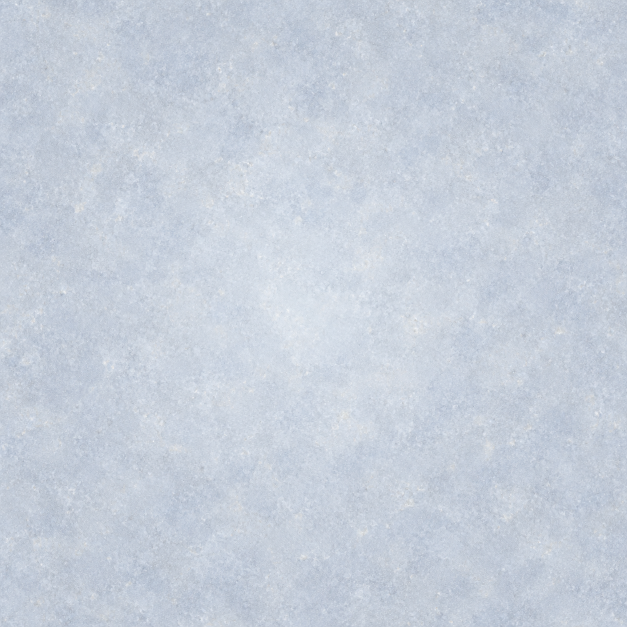
#> input picture Assets/GameplaySource/ceramic.png, 1254 x 1254 px (shown at 1/2 size)
$ python generate_gameplay_sprites.py
#> lines starting #> are read from the running program, lines starting #| are printed output that depends on the picture
#> in generate, texture is the input picture: PIL image 1254x1254 RGB; mean R, G, B 198.3, 206.6, 218.4
#!/usr/bin/env python3
"""Create Spherail's original board art from an original ceramic texture.

The image generator supplied only the neutral material swatch. All silhouettes,
colours, lighting, symbols, and damaged states below are drawn by this script.
No scaffold pixel data is used.
"""
from __future__ import annotations

import math
from pathlib import Path

from PIL import Image, ImageDraw


ROOT = Path(__file__).resolve().parents[1]
TEXTURE = ROOT / 'Assets' / 'GameplaySource' / 'ceramic.png'
OUTPUT = ROOT / 'Assets' / 'Gameplay'
S = 4
COLORS = (
    (157, 177, 194),  # pearl
    (250, 121, 52),   # amber
    (43, 138, 231),   # azure
    (50, 184, 117),   # jade
    (247, 219, 30),   # gold
)


def mix(a, b, t):
    return tuple(round(a[i] * (1 - t) + b[i] * t) for i in range(3))


def rgba(c, alpha=255):
    return (*c, alpha)


def box(draw, xy, **kwargs):
    draw.rectangle(tuple(round(v * S) for v in xy), **kwargs)


def roundbox(draw, xy, radius, **kwargs):
    draw.rounded_rectangle(tuple(round(v * S) for v in xy), radius=radius*S, **kwargs)


def ellipse(draw, xy, **kwargs):
    draw.ellipse(tuple(round(v*S) for v in xy), **kwargs)


def polygon(draw, points, **kwargs):
    draw.polygon([(round(x*S), round(y*S)) for x, y in points], **kwargs)


def line(draw, points, **kwargs):
    draw.line([(round(x*S), round(y*S)) for x, y in points], **kwargs)


def finish(image, size=32):
    return image.resize((size, size), Image.Resampling.LANCZOS)


def ceramic(texture):
    # One repeated cell. Keep the material faint so level objects read at 32px.
    grain = texture.resize((32*S, 32*S), Image.Resampling.LANCZOS).convert('RGB')
    base = Image.new('RGB', grain.size, (212, 219, 231))
    base = Image.blend(base, grain, 0.19).convert('RGBA')
#> base: PIL image 128x128 RGBA
    shine = Image.new('RGBA', base.size, (0, 0, 0, 0))
#> shine: PIL image 128x128 RGBA; every value is 0
    d = ImageDraw.Draw(shine)
    box(d, (0, 0, 31, 31), outline=(137, 157, 177, 210), width=S)
    line(d, [(1, 1), (30, 1), (30, 2)], fill=(252, 252, 247, 170), width=S)
    line(d, [(1, 1), (1, 30)], fill=(252, 252, 247, 160), width=S)
    line(d, [(1, 30), (30, 30), (30, 2)], fill=(122, 145, 167, 100), width=S)
    base.alpha_composite(shine)
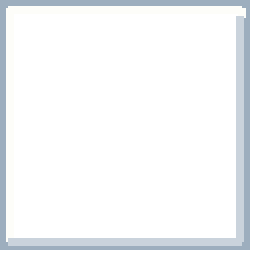
#> shine: PIL image 128x128 RGBA (shown 2 times larger); mean R, G, B, A 32.4, 35.3, 37.9, 32.2; transparent parts drawn white
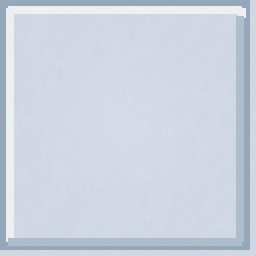
#> base: PIL image 128x128 RGBA (shown 2 times larger); mean R, G, B, A 203.8, 212, 224.1, 255
    return base


def wall(floor, color):
    im = floor.copy()
    d = ImageDraw.Draw(im)
    dark = mix(color, (20, 48, 62), 0.48)
    light = mix(color, (255, 249, 223), 0.52)
    roundbox(d, (1.5, 1.5, 30.5, 30.5), 3, fill=rgba(dark), outline=(38, 82, 94, 255), width=S)
    roundbox(d, (3, 3, 28.5, 28.5), 2.5, fill=rgba(mix(color, (220, 232, 238), 0.42)), outline=rgba(light), width=S)
    roundbox(d, (5, 5, 26.5, 26.5), 1.7, fill=rgba(mix(color, (239, 241, 231), 0.32)))
    line(d, [(6, 6), (25, 6)], fill=(255, 255, 246, 145), width=S)
    line(d, [(26, 7), (26, 25), (7, 26)], fill=rgba(dark, 100), width=S)
    return im


def key_wall(floor, color):
    # Keep the colour wall intact; a dark V identifies a closed switch wall.
    im = wall(floor, color)
    d = ImageDraw.Draw(im)
    line(d, [(10, 9), (16, 22), (22, 9)], fill=(23, 53, 60, 255), width=2*S, joint='curve')
    return im


def entrypoint(floor):
    im = floor.copy()
    d = ImageDraw.Draw(im)
    # An octagonal emitter, distinct from the original four-dot source image.
    polygon(d, [(12, 4), (20, 4), (28, 12), (28, 20), (20, 28),
                (12, 28), (4, 20), (4, 12)], fill=(38, 94, 105), outline=None)
    polygon(d, [(12, 6), (20, 6), (26, 12), (26, 20), (20, 26),
                (12, 26), (6, 20), (6, 12)], fill=(231, 195, 134))
    ellipse(d, (10, 10, 22, 22), fill=(20, 56, 66), outline=(255, 244, 210), width=S)
    polygon(d, [(16, 9), (20, 16), (16, 14), (12, 16)], fill=(255, 177, 112))
    return im


def hole(floor, color):
    im = Image.new('RGBA', (64*S, 64*S))
    for y in (0, 1):
        for x in (0, 1):
            im.paste(floor, (x*32*S, y*32*S))
    d = ImageDraw.Draw(im)
    dark = mix(color, (12, 43, 54), 0.6)
    light = mix(color, (255, 242, 202), 0.44)
    polygon(d, [(19, 4), (45, 4), (60, 19), (60, 45), (45, 60),
                (19, 60), (4, 45), (4, 19)], fill=rgba(dark), outline=None)
    polygon(d, [(20, 7), (44, 7), (57, 20), (57, 44), (44, 57),
                (20, 57), (7, 44), (7, 20)], fill=rgba(mix(color, (215, 225, 224), 0.53)))
    ellipse(d, (12, 12, 52, 52), fill=rgba(light), outline=rgba((249, 244, 217)), width=2*S)
    ellipse(d, (17, 17, 47, 47), fill=(19, 59, 69), outline=rgba(dark), width=3*S)
    ellipse(d, (21, 21, 43, 43), fill=(5, 19, 29), outline=(95, 130, 132), width=S)
    for x, y in ((17, 12), (47, 12), (52, 47), (12, 47)):
        ellipse(d, (x-1, y-1, x+1, y+1), fill=(35, 79, 85))
    reflection = Image.new('RGBA', im.size, (0, 0, 0, 0))
    ellipse(ImageDraw.Draw(reflection), (24, 23, 36, 29), fill=(76, 113, 116, 105))
    im.alpha_composite(reflection)
    return im


def ball(color):
    size = 128
    im = Image.new('RGBA', (size, size), (0, 0, 0, 0))
    pixels = im.load()
    # Keep the neutral ball pearly; coloured balls retain their hue through
    # both the lit and shaded parts after the game shrinks them to 20px.
    neutral = color == COLORS[0]
    hi = mix(color, (255, 250, 226), 0.72 if neutral else 0.10)
    deep = mix(color, (7, 36, 56), 0.7 if neutral else 0.48)
    for y in range(size):
        for x in range(size):
            dx = (x-63.5)/57
            dy = (y-63.5)/57
            dist = math.hypot(dx, dy)
            if dist > 1.05:
                continue
            alpha = round(255*max(0, min(1, (1.05-dist)*12)))
            light = max(0, 1 - math.hypot(dx+0.34, dy+0.43)/1.4)
            shade = max(0, min(1, 0.45 + light*0.68 - dist*0.24 + dy*-0.09))
            c = mix(deep, hi, shade)
            if 0.88 < dist < 1.0:
                c = mix(c, deep, 0.7)
            pixels[x, y] = rgba(c, alpha)
    reflection = Image.new('RGBA', im.size, (0, 0, 0, 0))
    d = ImageDraw.Draw(reflection)
    d.ellipse((34, 21, 76, 49), fill=(255, 255, 242, 50 if neutral else 30))
    d.arc((9, 9, 117, 117), 203, 314,
          fill=rgba(mix(color, (255, 248, 213), 0.55), 200), width=5)
    im.alpha_composite(reflection)
    return im


def brick(color, stage):
    # Damage stages share a newly drawn, beveled enamel block silhouette.
    im = Image.new('RGBA', (128, 128), (0, 0, 0, 0))
    d = ImageDraw.Draw(im)
    shadow = mix(color, (17, 49, 60), 0.57)
    mid = mix(color, (222, 227, 217), 0.13)
    lit = mix(color, (255, 243, 210), 0.44)
    roundbox(d, (0.5, 0.5, 31.5, 31.5), 2.6, fill=rgba(shadow))
    roundbox(d, (2, 2, 29, 29), 1.8, fill=rgba(mid), outline=rgba(lit), width=S)
    roundbox(d, (5, 5, 26, 25.5), 1.1, fill=rgba(mix(mid, lit, 0.21)))
    line(d, [(5, 5), (26, 5)], fill=(255, 255, 234, 125), width=S)
    # Even the untouched brick has one dark fracture, so it cannot be mistaken
    # for a colour wall; later damage adds branches and widens the seam.
    cracks = [
        [(10, 1), (13, 7), (10, 12), (17, 17), (14, 23), (21, 31)],
        [(29, 11), (23, 14), (17, 17)],
        [(3, 23), (9, 20), (14, 23)],
    ]
    crack_highlight = Image.new('RGBA', im.size, (0, 0, 0, 0))
    highlight_draw = ImageDraw.Draw(crack_highlight)
    for path in cracks[:stage + 1]:
        line(d, path, fill=rgba(mix(shadow, (8, 29, 37), 0.62)),
             width=round((1.5 if stage == 0 else 1.8 + stage * 0.2)*S), joint='curve')
        offset = [(x+0.8, y+0.6) for x, y in path]
        line(highlight_draw, offset, fill=rgba(lit, 205), width=S//2, joint='curve')
    im.alpha_composite(crack_highlight)
    if stage == 2:
        polygon(d, [(0, 0), (8, 0), (4, 4), (0, 7)], fill=(0, 0, 0, 0))
        polygon(d, [(32, 22), (32, 32), (24, 32), (29, 27)], fill=(0, 0, 0, 0))
    return im


def one_way(floor, color, direction):
    im = floor.copy()
    d = ImageDraw.Draw(im)
    rim = mix(color, (16, 54, 65), 0.49)
    roundbox(d, (2, 2, 30, 30), 4, fill=rgba(mix(color, (227, 231, 225), 0.62)),
             outline=rgba(rim), width=S)
    # Symmetric gate rails; arrow rotation is the only direction-specific art.
    box(d, (3, 3, 29, 6), fill=rgba(color))
    box(d, (3, 26, 29, 29), fill=rgba(color))
    arrow = [(16, 8), (23, 17), (19, 17), (19, 24), (13, 24), (13, 17), (9, 17)]
    theta = {'u': 0, 'r': 90, 'd': 180, 'l': 270}[direction]
    rad = math.radians(theta)
    rotated = [(16+(x-16)*math.cos(rad)-(y-16)*math.sin(rad),
                16+(x-16)*math.sin(rad)+(y-16)*math.cos(rad)) for x, y in arrow]
    polygon(d, rotated, fill=rgba(rim))
    return im


def accelerator_chevrons(direction):
    """Two equal chevrons whose combined bounds are centred at (16, 16)."""
    theta = math.radians({'u': 0, 'r': 90, 'd': 180, 'l': 270}[direction])
    paths = []
    for tip_y in (8.5, 16.5):
        arrow = [(8, tip_y+7), (16, tip_y), (24, tip_y+7)]
        paths.append([(16+(x-16)*math.cos(theta)-(y-16)*math.sin(theta),
                       16+(x-16)*math.sin(theta)+(y-16)*math.cos(theta)) for x, y in arrow])
    return paths


def accelerator(floor, direction):
    im = floor.copy()
    d = ImageDraw.Draw(im)
    roundbox(d, (3, 3, 29, 29), 3, fill=(105, 154, 164, 76),
             outline=(57, 108, 118, 190), width=S)
    for points in accelerator_chevrons(direction):
        line(d, points, fill=(28, 101, 117), width=3*S, joint='curve')
        line(d, points, fill=(241, 242, 215), width=S, joint='curve')
    return im


def generate():
    OUTPUT.mkdir(parents=True, exist_ok=True)
    texture = Image.open(TEXTURE)
    floor = ceramic(texture)
    finish(floor).save(OUTPUT / 'tile.png')
    finish(entrypoint(floor)).save(OUTPUT / 'entrypoint.png')
#> call 2 of finish, with size = 32
#> in finish (call 2), `return image.resize((size, size), Image.Resampling.LANCZOS)`:
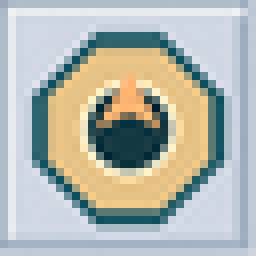
#> returned value: PIL image 32x32 RGBA (shown 8 times larger); mean R, G, B, A 178.7, 183, 176.2, 255
    for index, color in enumerate(COLORS):
        finish(wall(floor, color)).save(OUTPUT / f'wall{index}.png')
        finish(key_wall(floor, color)).save(OUTPUT / f'key_wall{index}.png')
        finish(hole(floor, color), 64).save(OUTPUT / f'hole{index}.png')
        ball(color).save(OUTPUT / f'ball{index}.png')
        for stage in range(3):
            suffix = f'_{stage}' if stage else ''
            brick(color, stage).save(OUTPUT / f'brick{index}{suffix}.png')
        for direction in 'udlr':
            finish(one_way(floor, color, direction)).save(OUTPUT / f'one_way_{direction}{index}.png')
#> this loop made 5 passes
#> pass 1, in key_wall, `im = wall(floor, color)`:
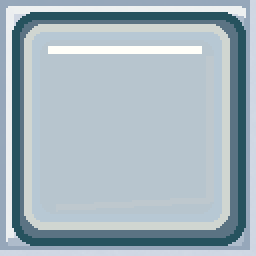
#> im: PIL image 128x128 RGBA (shown 2 times larger); mean R, G, B, A 162.1, 179.1, 188.4, 248; transparent parts drawn white
#> pass 1, in generate, `finish(key_wall(floor, color)).save(OUTPUT / f'key_wall{index}.png')`:
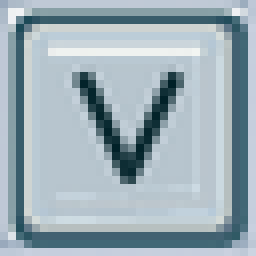
#> saved as key_wall0.png: PIL image 32x32 RGBA (shown 8 times larger); mean R, G, B, A 154.6, 172.4, 181.7, 247.1; transparent parts drawn white
    for direction in 'udlr':
        finish(accelerator(floor, direction)).save(OUTPUT / f'accelerator_{direction}.png')
#> this loop made 4 passes
#> pass 1, in generate, `finish(accelerator(floor, direction)).save(OUTPUT / f'accelerator_{dir..`:
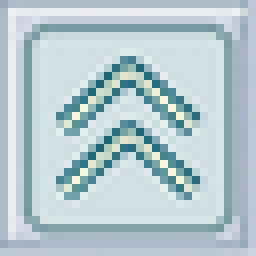
#> saved as accelerator_u.png: PIL image 32x32 RGBA (shown 8 times larger); mean R, G, B, A 128.8, 165.5, 175.2, 168.6; transparent parts drawn white
#> pass 2, in generate, `finish(accelerator(floor, direction)).save(OUTPUT / f'accelerator_{dir..`:
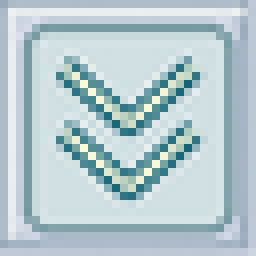
#> saved as accelerator_d.png: PIL image 32x32 RGBA (shown 8 times larger); mean R, G, B, A 128.8, 165.5, 175.2, 168.6; transparent parts drawn white


if __name__ == '__main__':
    generate()
